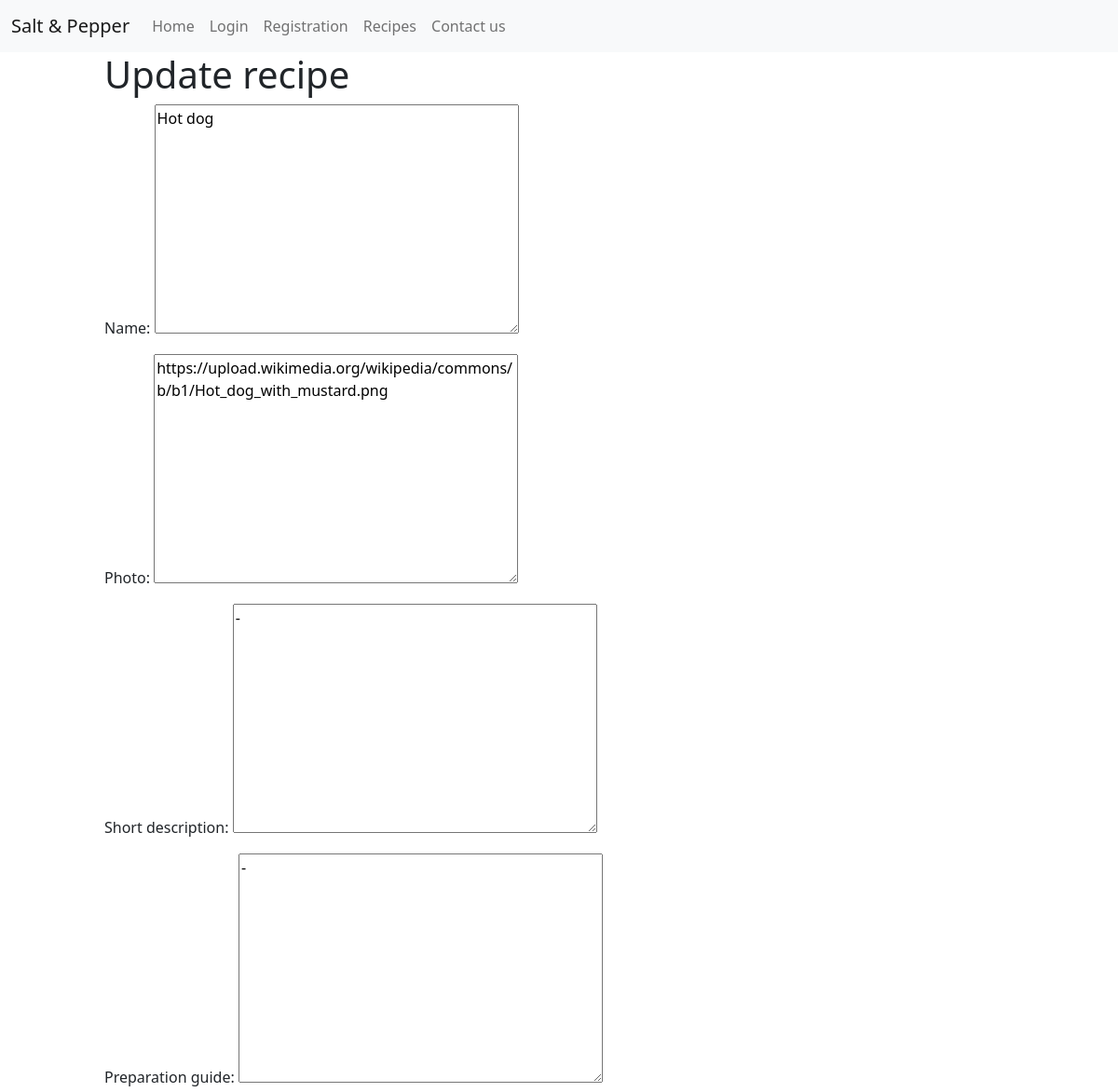
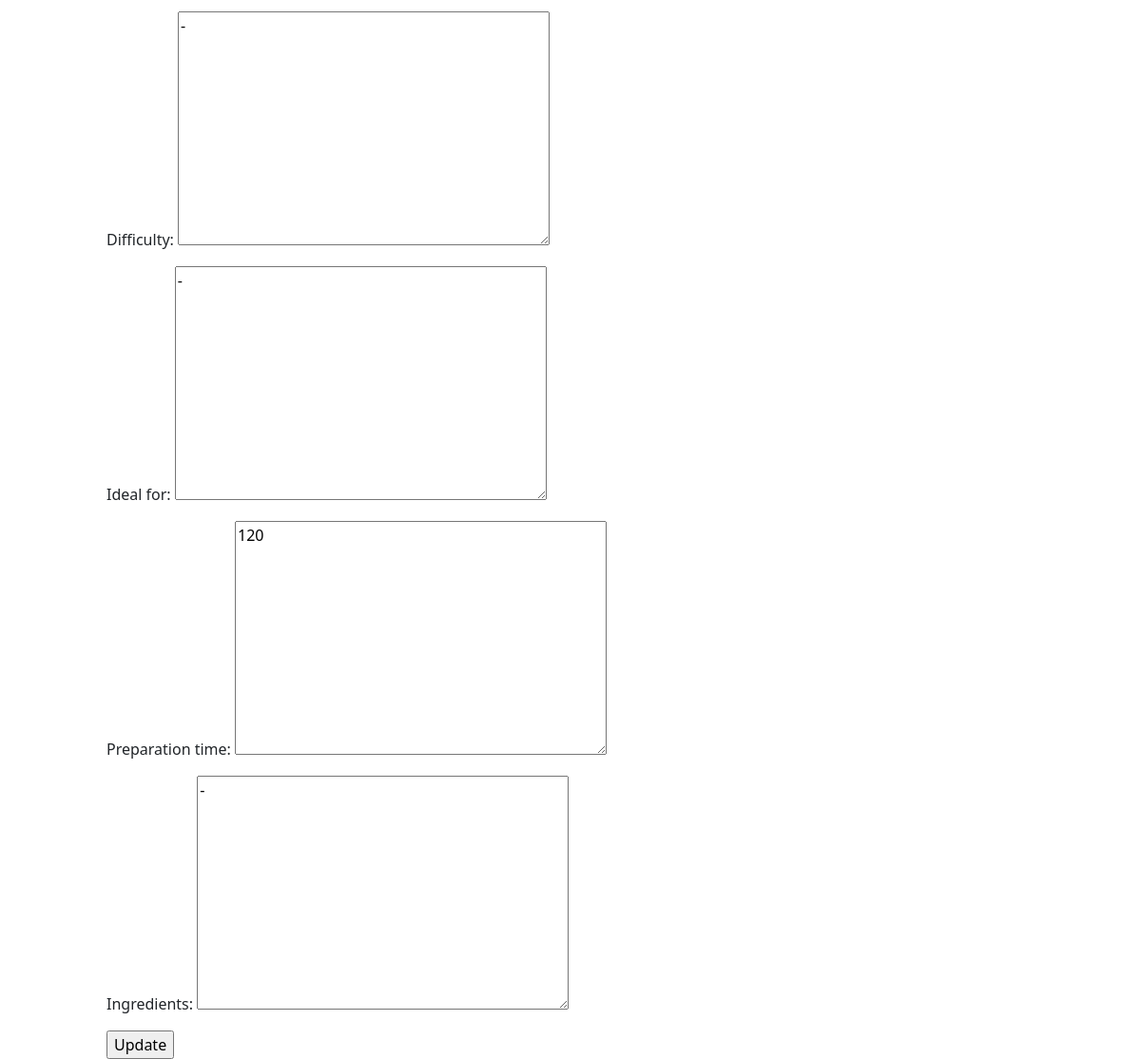
/update-recipe/3/, run on the app's committed database (2 pictures, top to bottom).
### recipe_collection/models.py (models this page shows, shortened)
class Recipe(models.Model):
    name = models.TextField()
    photo = models.TextField()
    short_description = models.TextField(default="")
    preparation_guide = models.TextField()
    difficulty = models.TextField()
    ideal_for = models.TextField()
    preparation_time = models.TextField()
    ingredients = models.TextField()

### recipe_collection/views.py (the view)
# urls.py: path('update-recipe/<int:id>/', Views.update_recipe),
def update_recipe(request, id):
    recipe = Recipe.objects.filter(id=id)
    context = {
        "recipes": Recipe.objects.all(),
        "form": RecipeForm(instance=recipe[0]),
        "recipe_id": recipe[0].id
    }
    return render(request, "update-recipe.html", context)

### recipe_collection/forms.py
class RecipeForm(forms.ModelForm):
    class Meta:
        model = Recipe
        fields = [
          'name',
          'photo',
          'short_description',
          'preparation_guide',
          'difficulty',
          'ideal_for',
          'preparation_time',
          'ingredients'
        ]

### templates/update-recipe.html (shortened to what this page needs)
{% extends 'base.html' %}
{% block content %}
<div class="container-fluid">
    <div class="row">
      <div class="col-sm-1">
      </div>
      <div class="col-sm-10" >
        <h1>Update recipe</h1>
        <form action="/edit-recipe/" method="POST">
          {{ form.as_p }}
          <input type='submit' value='Update' />
        </form>
      </div>
      <div class="col-sm-1"></div>
    </div>
</div>
{% endblock %}

### data on the page
Recipe: name "Hot dog", photo "https://upload.wikimedia.org/wikipedia/commons/b/b1/Hot_dog_with_mustard.png", short_description "-", preparation_guide "-", difficulty "-", ideal_for "-", preparation_time "120", ingredients "-"
